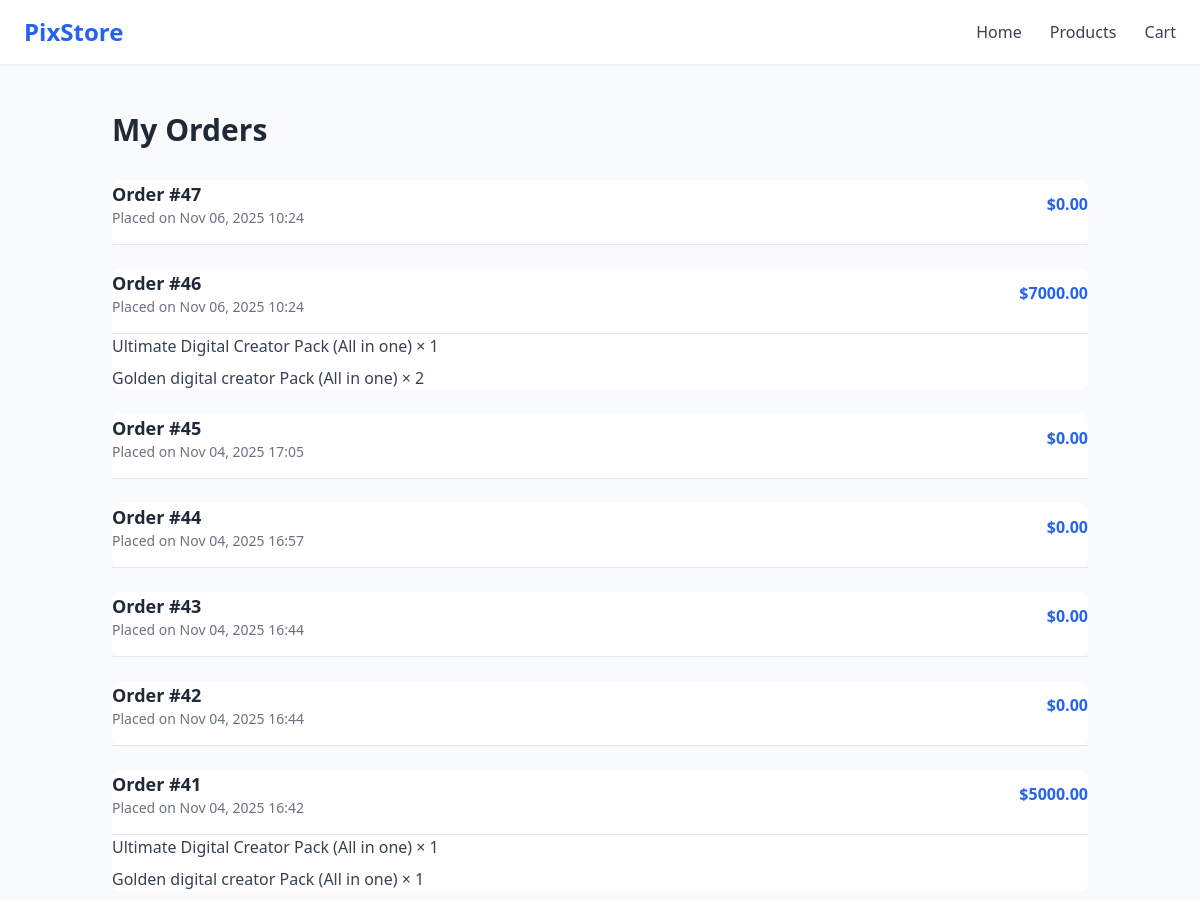
The page /en/orders/ (signed in, upper part) on the database as committed earlier.
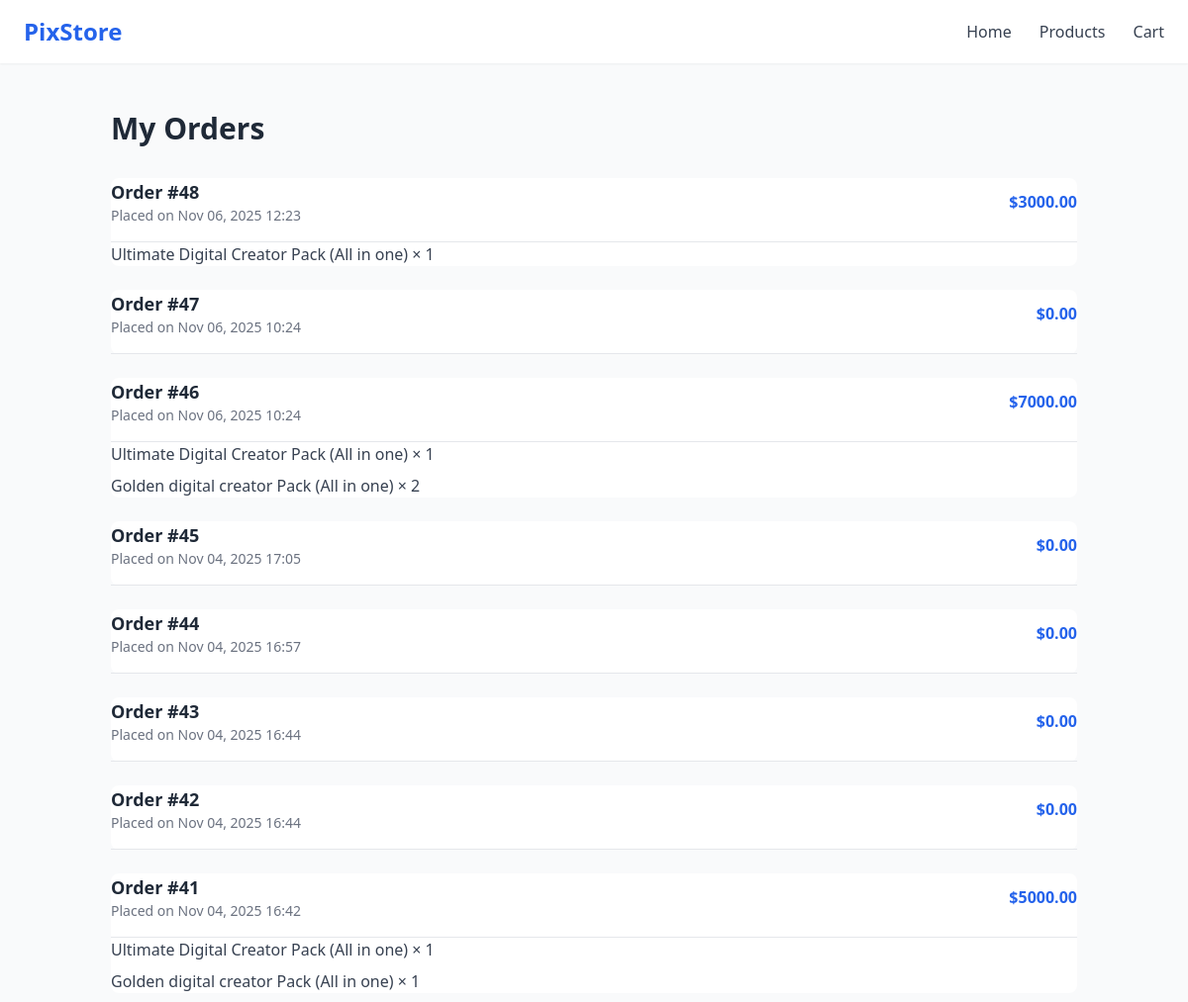
The same page on the database as committed later.
### store/models.py (models this page shows, shortened)
class Order(models.Model):
    user = models.ForeignKey(User, on_delete=models.SET_NULL, null=True, blank=True)
    name = models.CharField(max_length=100, blank=True, null=True)
    email = models.EmailField(blank=True, null=True)
    total_price = models.DecimalField(max_digits=10, decimal_places=2)
    paid = models.BooleanField(default=False)
    created_at = models.DateTimeField(default=timezone.now)

class OrderItem(models.Model):
    order = models.ForeignKey(Order, on_delete=models.CASCADE, related_name='items')
    product = models.ForeignKey('Product', on_delete=models.CASCADE)
    quantity = models.PositiveIntegerField(default=1)
    price = models.DecimalField(max_digits=10, decimal_places=2)

class Product(models.Model):
    name = models.CharField(max_length=255)
    description = models.TextField()
    price = models.DecimalField(max_digits=6, decimal_places=2)
    old_price = models.DecimalField(max_digits=6, decimal_places=2, null=True, blank=True)
    image = CloudinaryField('image', folder='products/')
    category = models.ForeignKey(Category, on_delete=models.SET_NULL, blank=True, null=True)

### store/views.py (the view)
# urls.py: path('orders/', views.my_orders, name='my_orders'),
def my_orders(request):
    if request.user.is_authenticated:
        orders = Order.objects.filter(user=request.user).prefetch_related('items').order_by('-created_at')
    else:
        orders = []
    return render(request, 'store/my_orders.html', {'orders': orders})

### store/context_processors.py (called while the page is built)
def cart_count_context(request):
    return {'cart_count': get_cart_count(request)}

def cart_count(request):
    return {'cart_count': get_cart_count(request)}

### store/utils.py (called while the page is built)
def get_cart_count(request):
    cart = request.session.get('cart', {})
    return sum(cart.values())

### store/templates/store/my_orders.html (shortened to what this page needs)
{% load static %}
<!DOCTYPE html>
<html lang="en">
<head>
  <link rel="stylesheet" href="{% static 'css/output.css' %}">
</head>
<body class="bg-gray-50 text-gray-800">
<header class="bg-white shadow-sm sticky top-0 z-50">
  <div class="max-w-7xl mx-auto px-6 py-4 flex justify-between items-center">
    <a href="/" class="text-2xl font-bold text-blue-600">PixStore</a>
    <nav class="space-x-6">
      <a href="{% url 'home' %}" class="text-gray-700 hover:text-blue-600">Home</a>
      <a href="{% url 'products' %}" class="text-gray-700 hover:text-blue-600">Products</a>
      <a href="{% url 'cart' %}" class="text-gray-700 hover:text-blue-600">Cart</a>
    </nav>
  </div>
</header>
<main class="max-w-5xl mx-auto px-6 py-12">
  <h1 class="text-3xl font-bold mb-8">My Orders</h1>
  {% if orders %}
  <div class="space-y-6">
    {% for order in orders %}
    <div class="bg-white rounded-lg shadow p-6">
      <div class="flex justify-between items-center mb-4">
        <div>
          <h2 class="text-lg font-semibold">Order #{{ order.id }}</h2>
          <p class="text-sm text-gray-500">Placed on {{ order.created_at|date:"M d, Y H:i" }}</p>
        </div>
        <span class="text-blue-600 font-semibold">${{ order.total_price }}</span>
      </div>
      <div class="border-t pt-4 space-y-2">
        {% for item in order.items.all %}
          <p class="text-gray-700">{{ item.product.name }} × {{ item.quantity }}</p>
        {% endfor %}
      </div>
    </div>
    {% endfor %}
  </div>
  {% else %}
  <p>You haven’t placed any orders yet.</p>
  {% endif %}
</main>
</body>
</html>

Rows that differ between the two databases and show on the page:
added Order: id "48", created_at "Nov 06, 2025 12:23", total_price "3000.00"
added OrderItem: product.name "Ultimate Digital Creator Pack (All in one)", quantity "1", shown under "48"
